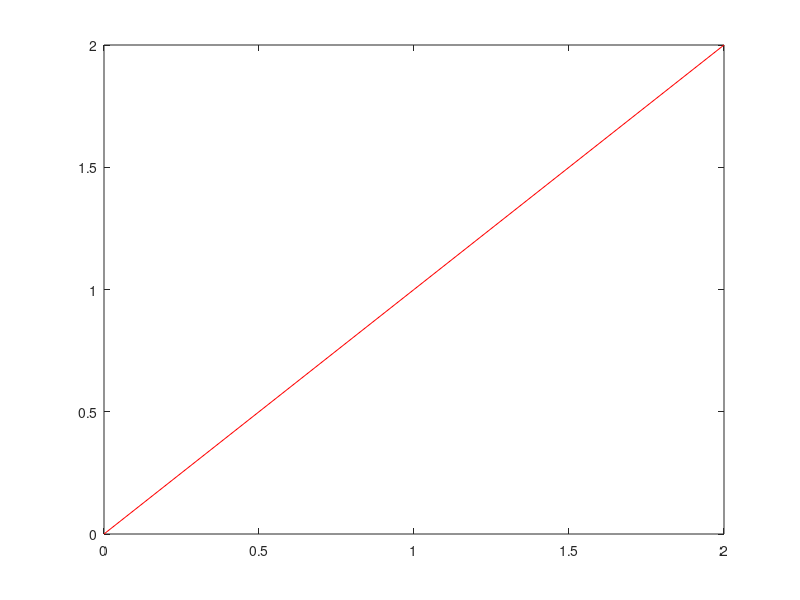

Reproduce this figure in MATLAB. (Note: this script raises an error after producing the figure.)



numBots = 3;
X_i = [0;1;2;0;1;2;0;1;2];
P_i = .01*eye(length(X_i));
Y_m = [0;1.4142;2.8284;1.4142;0;1.4142;2.8284;1.4142;0] + .01*(2*rand(9,1)-1);
X_dot = zeros(length(X_i),1);
dt =.01;
Q = 1e-4*P_i;
R = 1*eye(3*numBots);

X_0 = X_i;
figure()
plot(X_0(1:numBots), X_0(numBots+1:2*numBots), 'r');


for t = 1:100
    [X_f,P_f] = Central_swarm_EKF(X_i,P_i,Y_m, X_dot, dt,Q, R);
    X_dot = (X_f-X_i)/dt;
    X_i = X_f;
    P_i = P_f;
    plot(X_f(1:numBots), X_f(numBots+1:2*numBots), 'b');
    hold on;
    pause(.2);
end

